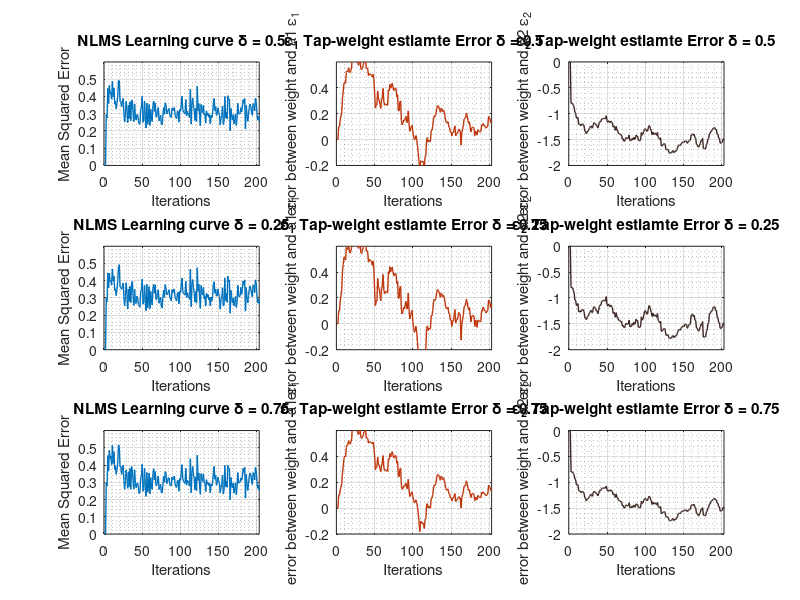

Write MATLAB code to recreate this figure.
function function_7_10
% 6880 
% Zeyu Liu
% 2/25/2020
% Adaptive filter theory 5 edition 

% 7.10
% (a)(b)(c)
N = 200;
nums = 100; % Montecarlo
a1 = 0.1; % AR parameter
a2 = -0.8;
NV = 0.2775; % Noise variance from the 6.17(a),perivous homework5. So ignored code.
SDV = sqrt(NV);
mu = 0.2;
delta = [0.5,0.25,0.75];

u = zeros(N+3,1);
f = zeros(N+3,1); 
e1 = zeros(N+3,1);
e2 = zeros(N+3,1);
J = zeros(N+3,1);  

for m = 1:3
    s = rng(3);% give a random seed
    for k = 1:nums
        W = zeros(2,N+3);
        for n = 3:N+3 
            u(n) = -a1*u(n-1)-a2*u(n-2)+randn(1)*SDV;
            f(n) = u(n)-W(1,n-1)*u(n-1)-W(2,n-1)*u(n-2);
            e1(n) = a1-W(1,n-1);
            e2(n) = a2-W(2,n-1);
            W(:,n)=W(:,n-1)+(mu/(delta(m)+u(n-1)^2+u(n-2)^2))*[u(n-1);u(n-2)]*f(n);
        end
        J = J+f.^2;
    end
    J = J/nums;
    
    x = 1:N+3;
    subplot(3,3,1+(m-1)*3)
    plot(x,J,'linewidth',1);xlim([0 N+3]);ylim([0 0.6])
    title(['NLMS Learning curve \delta = ',num2str(delta(m))])
    xlabel('Iterations') 
    ylabel('Mean Squared Error')
    grid on
    grid minor
    subplot(3,3,2+(m-1)*3)
    plot(x,e1,'linewidth',1,'color','#BF360C');xlim([0 N+3]);ylim([-0.2 0.6])
    title(['\epsilon_1 Tap-weight estiamte Error \delta = ',num2str(delta(m))]) 
    xlabel('Iterations') 
    ylabel('error between weight and a1 \epsilon_1')
    grid on
    grid minor
    subplot(3,3,3+(m-1)*3)
    plot(x,e2,'linewidth',1,'color','#3E2723');xlim([0 N+3]);ylim([-2 0])
    title(['\epsilon_2 Tap-weight estiamte Error \delta = ',num2str(delta(m))]) 
    xlabel('Iterations') 
    ylabel('error between weight and a2 \epsilon_2')
    grid on
    grid minor
end
% when ? increases, the error curve becomes more stable, the robustness grows.
% But the learning curve become more unstable, the fluctuation grows.